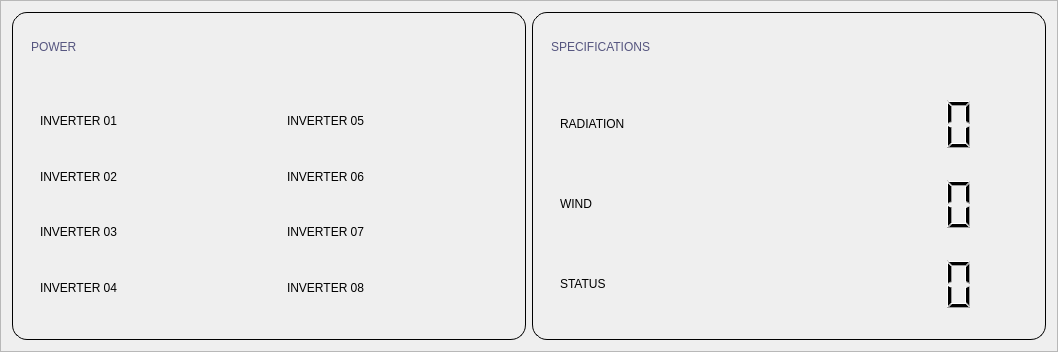
                     <widget class="QFrame" name="frame_2">
                      <property name="minimumSize">
                       <size>
                        <width>351</width>
                        <height>0</height>
                       </size>
                      </property>
                      <property name="frameShape">
                       <enum>QFrame::StyledPanel</enum>
                      </property>
                      <property name="frameShadow">
                       <enum>QFrame::Raised</enum>
                      </property>
                      <layout class="QHBoxLayout" name="horizontalLayout_6">
                       <item>
                        <widget class="QFrame" name="frame_4">
                         <property name="minimumSize">
                          <size>
                           <width>514</width>
                           <height>328</height>
                          </size>
                         </property>
                         <property name="styleSheet">
                          <string notr="true">border: 1px solid;
border-radius:15px;</string>
                         </property>
                         <property name="frameShape">
                          <enum>QFrame::StyledPanel</enum>
                         </property>
                         <property name="frameShadow">
                          <enum>QFrame::Raised</enum>
                         </property>
                         <layout class="QVBoxLayout" name="verticalLayout_7">
                          <item>
                           <widget class="QFrame" name="frame_8">
                            <property name="maximumSize">
                             <size>
                              <width>1500</width>
                              <height>50</height>
                             </size>
                            </property>
                            <property name="styleSheet">
                             <string notr="true">border:0px;
</string>
                            </property>
                            <property name="frameShape">
                             <enum>QFrame::StyledPanel</enum>
                            </property>
                            <property name="frameShadow">
                             <enum>QFrame::Raised</enum>
                            </property>
                            <layout class="QVBoxLayout" name="verticalLayout_8">
                             <item alignment="Qt::AlignLeft">
                              <widget class="QLabel" name="label_2">
                               <property name="styleSheet">
                                <string notr="true">border:0px;
font: 75 14pt &quot;MS Shell Dlg 2&quot;;
color: rgb(85, 85, 127);</string>
                               </property>
                               <property name="text">
                                <string>POWER</string>
                               </property>
                              </widget>
                             </item>
                            </layout>
                           </widget>
                          </item>
                          <item>
                           <widget class="QFrame" name="frame_9">
                            <property name="styleSheet">
                             <string notr="true">border:0px;</string>
                            </property>
                            <property name="frameShape">
                             <enum>QFrame::StyledPanel</enum>
                            </property>
                            <property name="frameShadow">
                             <enum>QFrame::Raised</enum>
                            </property>
                            <layout class="QHBoxLayout" name="horizontalLayout_9">
                             <property name="spacing">
                              <number>0</number>
                             </property>
                             <property name="leftMargin">
                              <number>0</number>
                             </property>
                             <property name="topMargin">
                              <number>0</number>
                             </property>
                             <property name="rightMargin">
                              <number>0</number>
                             </property>
                             <property name="bottomMargin">
                              <number>0</number>
                             </property>
                             <item>
                              <widget class="QFrame" name="frame_10">
                               <property name="styleSheet">
                                <string notr="true">border-radius:0px;
border:0px;</string>
                               </property>
                               <property name="frameShape">
                                <enum>QFrame::StyledPanel</enum>
                               </property>
                               <property name="frameShadow">
                                <enum>QFrame::Raised</enum>
                               </property>
                               <layout class="QHBoxLayout" name="horizontalLayout_10">
                                <item>
                                 <widget class="QFrame" name="frame_12">
                                  <property name="styleSheet">
                                   <string notr="true">border-radius:0px;
border:0px;
font: 75 9pt &quot;MS Shell Dlg 2&quot;;</string>
                                  </property>
                                  <property name="frameShape">
                                   <enum>QFrame::StyledPanel</enum>
                                  </property>
                                  <property name="frameShadow">
                                   <enum>QFrame::Raised</enum>
                                  </property>
                                  <layout class="QVBoxLayout" name="verticalLayout_9">
                                   <item>
                                    <widget class="QLabel" name="label_6">
                                     <property name="text">
                                      <string>INVERTER 01</string>
                                     </property>
                                    </widget>
                                   </item>
                                   <item>
                                    <widget class="QLabel" name="label_7">
                                     <property name="text">
                                      <string>INVERTER 02</string>
                                     </property>
                                    </widget>
                                   </item>
                                   <item>
                                    <widget class="QLabel" name="label_8">
                                     <property name="text">
                                      <string>INVERTER 03</string>
                                     </property>
                                    </widget>
                                   </item>
                                   <item>
                                    <widget class="QLabel" name="label_9">
                                     <property name="text">
                                      <string>INVERTER 04</string>
                                     </property>
                                    </widget>
                                   </item>
                                  </layout>
                                 </widget>
                                </item>
                                <item>
                                 <widget class="QFrame" name="frame_13">
                                  <property name="maximumSize">
                                   <size>
                                    <width>50</width>
                                    <height>16777215</height>
                                   </size>
                                  </property>
                                  <property name="styleSheet">
                                   <string notr="true">border-radius:0px;
color: rgb(0, 0, 255);
border:0px;</string>
                                  </property>
                                  <property name="frameShape">
                                   <enum>QFrame::StyledPanel</enum>
                                  </property>
                                  <property name="frameShadow">
                                   <enum>QFrame::Raised</enum>
                                  </property>
                                  <layout class="QVBoxLayout" name="verticalLayout_10">
                                   <property name="topMargin">
                                    <number>11</number>
                                   </property>
                                   <item>
                                    <widget class="QLabel" name="label_st1">
                                     <property name="minimumSize">
                                      <size>
                                       <width>30</width>
                                       <height>30</height>
                                      </size>
                                     </property>
                                     <property name="maximumSize">
                                      <size>
                                       <width>16777215</width>
                                       <height>16777215</height>
                                      </size>
                                     </property>
                                     <property name="styleSheet">
                                      <string notr="true">color: rgb(0, 85, 255);</string>
                                     </property>
                                     <property name="text">
                                      <string/>
                                     </property>
                                    </widget>
                                   </item>
                                   <item>
                                    <widget class="QLabel" name="label_st2">
                                     <property name="minimumSize">
                                      <size>
                                       <width>30</width>
                                       <height>0</height>
                                      </size>
                                     </property>
                                     <property name="maximumSize">
                                      <size>
                                       <width>16777215</width>
                                       <height>16777215</height>
                                      </size>
                                     </property>
                                     <property name="text">
                                      <string/>
                                     </property>
                                    </widget>
                                   </item>
                                   <item>
                                    <widget class="QLabel" name="label_st3">
                                     <property name="minimumSize">
                                      <size>
                                       <width>30</width>
                                       <height>0</height>
                                      </size>
                                     </property>
                                     <property name="text">
                                      <string/>
                                     </property>
                                    </widget>
                                   </item>
                                   <item>
                                    <widget class="QLabel" name="label_st4">
                                     <property name="text">
                                      <string/>
                                     </property>
                                    </widget>
                                   </item>
                                  </layout>
                                 </widget>
                                </item>
                               </layout>
                              </widget>
                             </item>
                             <item>
                              <widget class="QFrame" name="frame_11">
                               <property name="styleSheet">
                                <string notr="true">border-radius:0px;
border:0px;</string>
                               </property>
                               <property name="frameShape">
                                <enum>QFrame::StyledPanel</enum>
                               </property>
                               <property name="frameShadow">
                                <enum>QFrame::Raised</enum>
                               </property>
                               <layout class="QHBoxLayout" name="horizontalLayout_11">
                                <item>
                                 <widget class="QFrame" name="frame_14">
                                  <property name="styleSheet">
                                   <string notr="true">border-radius:0px;
border:0px;
font: 75 9pt &quot;MS Shell Dlg 2&quot;;</string>
                                  </property>
                                  <property name="frameShape">
                                   <enum>QFrame::StyledPanel</enum>
                                  </property>
                                  <property name="frameShadow">
                                   <enum>QFrame::Raised</enum>
                                  </property>
                                  <layout class="QVBoxLayout" name="verticalLayout_11">
                                   <item>
                                    <widget class="QLabel" name="label_14">
                                     <property name="text">
                                      <string>INVERTER 05</string>
                                     </property>
                                    </widget>
                                   </item>
                                   <item>
                                    <widget class="QLabel" name="label_15">
                                     <property name="text">
                                      <string>INVERTER 06</string>
                                     </property>
                                    </widget>
                                   </item>
                                   <item>
                                    <widget class="QLabel" name="label_16">
                                     <property name="text">
                                      <string>INVERTER 07</string>
                                     </property>
                                    </widget>
                                   </item>
                                   <item>
                                    <widget class="QLabel" name="label_17">
                                     <property name="text">
                                      <string>INVERTER 08</string>
                                     </property>
                                    </widget>
                                   </item>
                                  </layout>
                                 </widget>
                                </item>
                                <item>
                                 <widget class="QFrame" name="frame_15">
                                  <property name="maximumSize">
                                   <size>
                                    <width>50</width>
                                    <height>16777215</height>
                                   </size>
                                  </property>
                                  <property name="styleSheet">
                                   <string notr="true">border-radius:0px;
color: rgb(0, 0, 255);
border:0px;</string>
                                  </property>
                                  <property name="frameShape">
                                   <enum>QFrame::StyledPanel</enum>
                                  </property>
                                  <property name="frameShadow">
                                   <enum>QFrame::Raised</enum>
                                  </property>
                                  <layout class="QVBoxLayout" name="verticalLayout_12">
                                   <item>
                                    <widget class="QLabel" name="label_st5">
                                     <property name="text">
                                      <string/>
                                     </property>
                                    </widget>
                                   </item>
                                   <item>
                                    <widget class="QLabel" name="label_st6">
                                     <property name="text">
                                      <string/>
                                     </property>
                                    </widget>
                                   </item>
                                   <item>
                                    <widget class="QLabel" name="label_st7">
                                     <property name="text">
                                      <string/>
                                     </property>
                                    </widget>
                                   </item>
                                   <item>
                                    <widget class="QLabel" name="label_st8">
                                     <property name="text">
                                      <string/>
                                     </property>
                                    </widget>
                                   </item>
                                  </layout>
                                 </widget>
                                </item>
                               </layout>
                              </widget>
                             </item>
                            </layout>
                           </widget>
                          </item>
                         </layout>
                        </widget>
                       </item>
                       <item>
                        <widget class="QFrame" name="frame_5">
                         <property name="minimumSize">
                          <size>
                           <width>514</width>
                           <height>328</height>
                          </size>
                         </property>
                         <property name="styleSheet">
                          <string notr="true">border: 1px solid;
border-radius:15px;</string>
                         </property>
                         <property name="frameShape">
                          <enum>QFrame::StyledPanel</enum>
                         </property>
                         <property name="frameShadow">
                          <enum>QFrame::Raised</enum>
                         </property>
                         <layout class="QVBoxLayout" name="verticalLayout_13">
                          <item>
                           <widget class="QFrame" name="frame_16">
                            <property name="maximumSize">
                             <size>
                              <width>16777215</width>
                              <height>50</height>
                             </size>
                            </property>
                            <property name="styleSheet">
                             <string notr="true">border:0px;</string>
                            </property>
                            <property name="frameShape">
                             <enum>QFrame::StyledPanel</enum>
                            </property>
                            <property name="frameShadow">
                             <enum>QFrame::Raised</enum>
                            </property>
                            <layout class="QVBoxLayout" name="verticalLayout_14">
                             <item>
                              <widget class="QLabel" name="label_22">
                               <property name="styleSheet">
                                <string notr="true">border:0px;
font: 75 15pt &quot;MS Shell Dlg 2&quot;;
color: rgb(85, 85, 127);</string>
                               </property>
                               <property name="text">
                                <string>SPECIFICATIONS</string>
                               </property>
                              </widget>
                             </item>
                            </layout>
                           </widget>
                          </item>
                          <item>
                           <widget class="QFrame" name="frame_17">
                            <property name="styleSheet">
                             <string notr="true">border-radius:0px;
border:0px;
border:0px;
font: 75 8pt &quot;MS Shell Dlg 2&quot;;</string>
                            </property>
                            <property name="frameShape">
                             <enum>QFrame::StyledPanel</enum>
                            </property>
                            <property name="frameShadow">
                             <enum>QFrame::Raised</enum>
                            </property>
                            <layout class="QVBoxLayout" name="verticalLayout_5">
                             <item>
                              <widget class="QFrame" name="frame_18">
                               <property name="frameShape">
                                <enum>QFrame::StyledPanel</enum>
                               </property>
                               <property name="frameShadow">
                                <enum>QFrame::Raised</enum>
                               </property>
                               <layout class="QHBoxLayout" name="horizontalLayout_12">
                                <item>
                                 <widget class="QLabel" name="label_12">
                                  <property name="styleSheet">
                                   <string notr="true">font: 75 10pt &quot;MS Shell Dlg 2&quot;;</string>
                                  </property>
                                  <property name="text">
                                   <string>RADIATION</string>
                                  </property>
                                 </widget>
                                </item>
                                <item>
                                 <widget class="QLCDNumber" name="lcdNumber_radiation"/>
                                </item>
                               </layout>
                              </widget>
                             </item>
                             <item>
                              <widget class="QFrame" name="frame_19">
                               <property name="frameShape">
                                <enum>QFrame::StyledPanel</enum>
                               </property>
                               <property name="frameShadow">
                                <enum>QFrame::Raised</enum>
                               </property>
                               <layout class="QHBoxLayout" name="horizontalLayout_13">
                                <item>
                                 <widget class="QLabel" name="label_13">
                                  <property name="styleSheet">
                                   <string notr="true">font: 75 10pt &quot;MS Shell Dlg 2&quot;;</string>
                                  </property>
                                  <property name="text">
                                   <string>WIND</string>
                                  </property>
                                 </widget>
                                </item>
                                <item>
                                 <widget class="QLCDNumber" name="lcdNumber_wind"/>
                                </item>
                               </layout>
                              </widget>
                             </item>
                             <item>
                              <widget class="QFrame" name="frame_20">
                               <property name="frameShape">
                                <enum>QFrame::StyledPanel</enum>
                               </property>
                               <property name="frameShadow">
                                <enum>QFrame::Raised</enum>
                               </property>
                               <layout class="QHBoxLayout" name="horizontalLayout_17">
                                <item>
                                 <widget class="QLabel" name="label_18">
                                  <property name="styleSheet">
                                   <string notr="true">font: 75 10pt &quot;MS Shell Dlg 2&quot;;</string>
                                  </property>
                                  <property name="text">
                                   <string>STATUS</string>
                                  </property>
                                 </widget>
                                </item>
                                <item>
                                 <widget class="QLCDNumber" name="lcdNumber_status"/>
                                </item>
                               </layout>
                              </widget>
                             </item>
                            </layout>
                           </widget>
                          </item>
                         </layout>
                        </widget>
                       </item>
                      </layout>
                     </widget>
